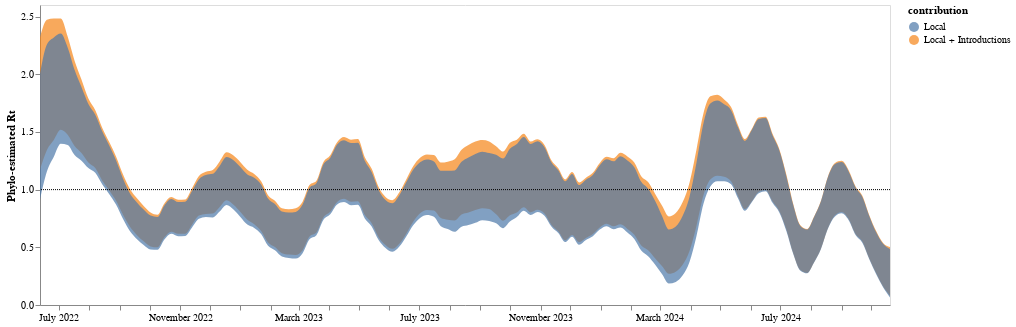

Notebook code for this chart:
### Code cell
rt_line2 = alt.Chart(combined_rt_df).mark_area(interpolate='monotone', opacity = 0.7, clip = True).encode(
    alt.X('date:T', axis=alt.Axis(title="",tickCount = "month", grid=False,format="%B %Y")),
    alt.Y('lower_hpd_log_50_MA',axis=alt.Axis(title="Phylo-estimated Rt", grid=False)),
    alt.Y2('upper_hpd_log_50_MA' ),
    alt.Color("contribution")
).properties(
    width=850,
    height=300
)
rt_band2 = alt.Chart(combined_rt_df).mark_area(
    opacity=0.3, interpolate='monotone'
).encode(
    alt.X('date:T', axis=alt.Axis(title="", grid=False,format="%B %Y")),
    alt.Y('lower_hpd_log_95_MA', axis=alt.Axis(title="Phylo-estimated Rt", grid=False)),# scale=alt.Scale(domain=(0.6, 1.3))),
    alt.Y2('upper_hpd_log_95_MA'), 
    alt.Color("contribution")
).properties(
    width=850,
    height=300
)

stream_plot_rt = rt_line2  + one_line

stream_plot_rt

### Figure 1 — Vega-Lite specification as saved in the notebook (floating-point values rounded to 4 significant figures; data arrays with more than 128 entries replaced by an {"elided": "..."} marker saying what was removed)
{"config": {"view": {"continuousWidth": 400, "continuousHeight": 300}}, "layer": [{"data": {"name": "data-612b7cdc8735bfb6ea744829c283d58d"}, "mark": {"type": "area", "clip": true, "interpolate": "monotone", "opacity": 0.7}, "encoding": {"color": {"field": "contribution", "type": "nominal"}, "x": {"axis": {"format": "%B %Y", "grid": false, "tickCount": "month", "title": ""}, "field": "date", "type": "temporal"}, "y": {"axis": {"grid": false, "title": "Phylo-estimated Rt"}, "field": "lower_hpd_log_50_MA", "type": "quantitative"}, "y2": {"field": "upper_hpd_log_50_MA"}}, "height": 300, "width": 850}, {"data": {"name": "data-0f80976e06af035141dd0a0f11df9332"}, "mark": {"type": "rule", "strokeDash": [1, 1]}, "encoding": {"y": {"field": "y", "type": "quantitative"}}, "height": 300, "width": 850}], "$schema": "https://vega.github.io/schema/vega-lite/v4.17.0.json", "datasets": {"data-612b7cdc8735bfb6ea744829c283d58d": {"elided": "248 records"}, "data-0f80976e06af035141dd0a0f11df9332": [{"y": 1.0}]}}
